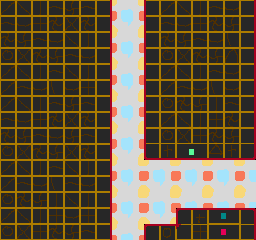

This is a level from a 2D game, rendered from its Tiled map with the project's own tilesets. A one-line summary and the complete map file follow:
An orthogonal 16x15 tile map with 16x16 px tiles, 2 tile layers (back, front) and 4 objects (Lift).

<map version="1.0" orientation="orthogonal" width="16" height="15" tilewidth="16" tileheight="16">
 <tileset firstgid="1" name="tiles1" tilewidth="16" tileheight="16">
  <image source="../tiles0.gif" trans="ff00ff" width="256" height="256" />
 </tileset>
 <layer name="back" width="16" height="15">
  <data encoding="csv">
129,130,129,130,129,130,129,130,129,130,129,130,129,130,129,130,
145,146,145,146,145,146,145,146,145,146,145,146,145,146,145,146,
129,130,129,130,129,130,129,130,129,130,129,130,129,130,129,130,
145,146,145,146,145,146,145,146,145,146,145,146,145,146,145,146,
129,130,129,130,129,130,129,130,129,130,129,130,129,130,129,130,
145,146,145,146,145,146,145,146,145,146,145,146,145,146,145,146,
129,130,129,130,129,130,129,130,129,130,129,130,129,130,129,130,
145,146,145,146,145,146,145,146,145,146,145,146,145,146,145,146,
129,130,129,130,129,130,129,130,129,130,129,130,129,130,129,130,
145,146,145,146,145,146,145,146,145,146,145,146,145,146,145,146,
129,130,129,130,129,130,129,130,129,130,129,130,129,130,129,130,
145,146,145,146,145,146,145,146,145,146,145,146,145,146,145,146,
129,130,129,130,129,130,129,130,129,130,129,130,129,130,129,130,
145,146,145,146,145,146,145,146,145,146,145,146,145,146,145,146,
129,130,129,130,129,130,129,130,129,130,129,130,129,130,129,130
</data>
 </layer>
 <layer name="front" width="16" height="15">
  <data encoding="csv">
98,99,100,101,118,101,104,0,0,97,98,99,100,101,102,104,
101,102,116,117,115,117,120,0,0,113,101,102,116,117,118,120,
117,118,101,102,99,100,104,0,0,97,117,118,101,102,103,104,
114,115,117,118,101,102,104,0,0,113,114,115,117,118,119,104,
98,99,100,101,99,100,120,0,0,97,98,99,100,101,102,120,
98,101,102,103,102,116,104,0,0,113,98,101,102,103,102,104,
98,99,100,101,118,101,104,0,0,97,114,117,118,100,101,104,
101,102,116,117,115,117,120,0,0,97,98,99,100,116,117,120,
117,118,101,102,118,101,104,0,0,113,114,115,116,117,118,120,
114,115,117,118,115,117,120,0,0,17,20,5,6,23,20,24,
98,99,100,101,99,100,104,0,0,0,0,0,0,0,0,0,
98,101,102,103,101,102,104,0,0,0,0,0,0,0,0,0,
114,117,118,100,99,100,104,0,0,0,0,0,0,0,0,0,
98,99,100,116,102,116,120,0,0,0,0,33,36,55,56,40,
114,115,116,117,118,101,120,0,0,33,34,133,116,81,82,104
</data>
 </layer>
 <objectgroup name="lines" width="16" height="15">
  <properties>
   <property name="map_tile" value="10" />
   <property name="type" value="[&quot;n&quot;,&quot;s&quot;,&quot;e&quot;]" />
  </properties>
  <object x="144" y="0">
   <polyline points="0,0 0,160 112,160 112,32" />
  </object>
  <object x="256" y="208">
   <polyline points="0,0 -80,0 -80,16 -112,16 -112,32" />
  </object>
  <object x="112" y="240">
   <polyline points="0,0 0,-240" />
  </object>
 </objectgroup>
 <objectgroup name="objects" width="16" height="15">
  <object name="Lift" gid="1" x="112" y="192" />
 </objectgroup>
</map>
